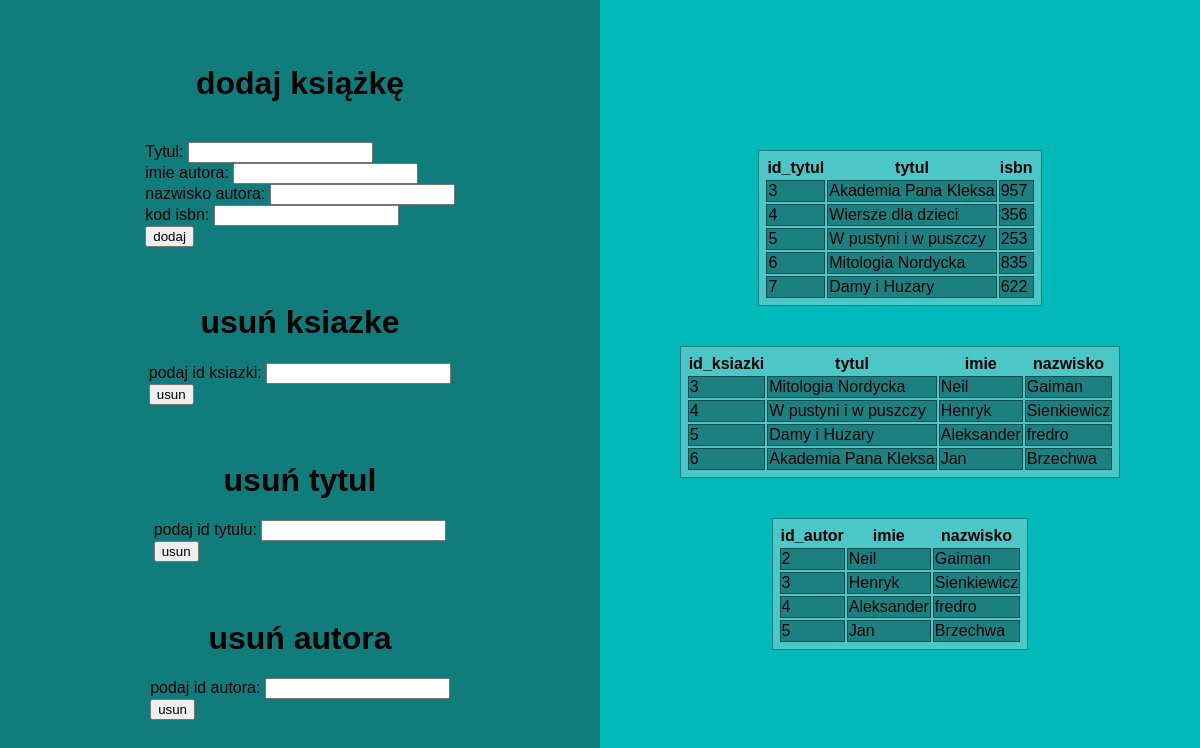
The page / on the database its author committed.
### tables this page shows
CREATE TABLE `tytuly` (
  `id_tytul` int(11) NOT NULL,
  `tytul` varchar(30) NOT NULL,
  `isbn` int(3) NOT NULL
);

CREATE TABLE `ksiazki` (
  `id_ksiazki` int(11) NOT NULL,
  `id_autor` int(11) NOT NULL,
  `id_tytul` int(11) NOT NULL
);

CREATE TABLE `autorzy` (
  `id_autor` int(11) NOT NULL,
  `imie` varchar(30) NOT NULL,
  `nazwisko` varchar(30) NOT NULL
);

### index.php (the view, shortened to what this page needs)
<!DOCTYPE html>
<html>
<head>
<link rel="stylesheet" href="style.css">
</head>
<body class="container">
<div class="buttons">
<H1> dodaj książkę </h1>
       <form class="form" action="dodaj.php" method="POST">
        Tytul:
       <input type="text" name="tytul"/>
       <br/>
       imie autora:
       <input type="text" name="imie"/>
       <br/>
       nazwisko autora:
       <input type="text" name="nazwisko"/>
       <br/>
       kod isbn:
       <input type="text" name="isbn"/>
       <br/>
       <input type="submit" value="dodaj"/>
       </form>
       <br/><br/>
<h1> usuń ksiazke </h1>
<form class="form" action="usun_ksiazke.php" method="POST">
        podaj id ksiazki:
       <input type="text" name="id"/>
       <br/>
       <input type="submit" value="usun"/>
       </form>
       <br/><br/>
<h1> usuń tytul </h1>
<form class="form" action="usun_tytul.php" method="POST">
        podaj id tytulu:
       <input type="text" name="id"/>
       <br/>
       <input type="submit" value="usun"/>
       </form>
       <br/><br/>
<h1> usuń autora </h1>
<form class="form" action="usun_autora.php" method="POST">
        podaj id autora:
       <input type="text" name="id"/>
       <br/>
       <input type="submit" value="usun"/>
       </form>
       <br/><br/>
</div>
<div class="tab">
<?php
$servername = "localhost";
$username = "root";
$password = "";
$dbname = "library";
$conn = new mysqli($servername, $username, $password, $dbname);
$sql = " SELECT * from tytuly";
$result = $conn->query($sql);
echo("<table class='table'");
echo("<tr>
<th>id_tytul</th>
<th>tytul</th>
<th>isbn</th>
</tr>");
while($wiersz = $result->fetch_assoc()){
    echo("<tr class='col'>");
    echo("<td class='td'>".$wiersz['id_tytul']."</td>");
    echo("<td class='td'>".$wiersz['tytul']."</td>");
    echo("<td class='td'>".$wiersz['isbn']."</td>");
    echo("</tr>");
};
echo("</table>");
$sql = " SELECT imie,nazwisko,tytul,id_ksiazki from autorzy,tytuly,ksiazki where autorzy.id_autor=ksiazki.id_autor and tytuly.id_tytul=ksiazki.id_tytul;";
$result = $conn->query($sql);
echo("<table class='table'");
echo("<tr>
<th>id_ksiazki</th>
<th>tytul</th>
<th>imie</th>
<th>nazwisko</th>
</tr>");
while($wiersz = $result->fetch_assoc()){
    echo("<tr class='col'>");
    echo("<td class='td'>".$wiersz['id_ksiazki']."</td>");
    echo("<td class='td'>".$wiersz['tytul']."</td>");
    echo("<td class='td'>".$wiersz['imie']."</td>");
    echo("<td class='td'>".$wiersz['nazwisko']."</td>");
    echo("</tr>");
};
echo("</table>");
$sql = " SELECT * from autorzy";
$result = $conn->query($sql);
echo("<table class='table'");
echo("<tr>
<th>id_autor</th>
<th>imie</th>
<th>nazwisko</th>
</tr>");
while($wiersz = $result->fetch_assoc()){
    echo("<tr class='col'>");
    echo("<td class='td'>".$wiersz['id_autor']."</td>");
    echo("<td class='td'>".$wiersz['imie']."</td>");
    echo("<td class='td'>".$wiersz['nazwisko']."</td>");
    echo("</tr>");
};
echo("</table>");
?>
</div>
</body>
</html>

### style.css (style rules this page uses)
.container { display: flex; height: 100vh; flex-basis: 100%; margin: auto 0; background-color: teal; font-family: sans-serif; }
.tab { display: flex; justify-content: center; align-items: center; background-color: rgb(1, 185, 185); flex-basis: 50%; height: 100vh; flex-direction: column; }
.buttons { background-color: rgb(17, 124, 124); flex-basis: 50%; height: 100vh; display: flex; justify-content: center; align-items: center; flex-direction: column; }
.table { border: 1px solid rgb(29, 128, 128); background-color: rgb(76, 199, 199); padding: 5px; margin: 20px }
.td { border: 1px solid rgb(13, 77, 77); background-color: rgb(29, 128, 128); }

### rows shown on the page
tytuly: id_tytul "3", tytul "Akademia Pana Kleksa", isbn "957"
tytuly: id_tytul "4", tytul "Wiersze dla dzieci", isbn "356"
tytuly: id_tytul "5", tytul "W pustyni i w puszczy", isbn "253"
tytuly: id_tytul "6", tytul "Mitologia Nordycka", isbn "835"
tytuly: id_tytul "7", tytul "Damy i Huzary", isbn "622"
ksiazki: id_ksiazki "3", id_tytul.tytul "Mitologia Nordycka", id_autor.imie "Neil", id_autor.nazwisko "Gaiman"
ksiazki: id_ksiazki "4", id_tytul.tytul "W pustyni i w puszczy", id_autor.imie "Henryk", id_autor.nazwisko "Sienkiewicz"
ksiazki: id_ksiazki "5", id_tytul.tytul "Damy i Huzary", id_autor.imie "Aleksander", id_autor.nazwisko "fredro"
ksiazki: id_ksiazki "6", id_tytul.tytul "Akademia Pana Kleksa", id_autor.imie "Jan", id_autor.nazwisko "Brzechwa"
autorzy: id_autor "2", imie "Neil", nazwisko "Gaiman"
autorzy: id_autor "3", imie "Henryk", nazwisko "Sienkiewicz"
autorzy: id_autor "4", imie "Aleksander", nazwisko "fredro"
autorzy: id_autor "5", imie "Jan", nazwisko "Brzechwa"
